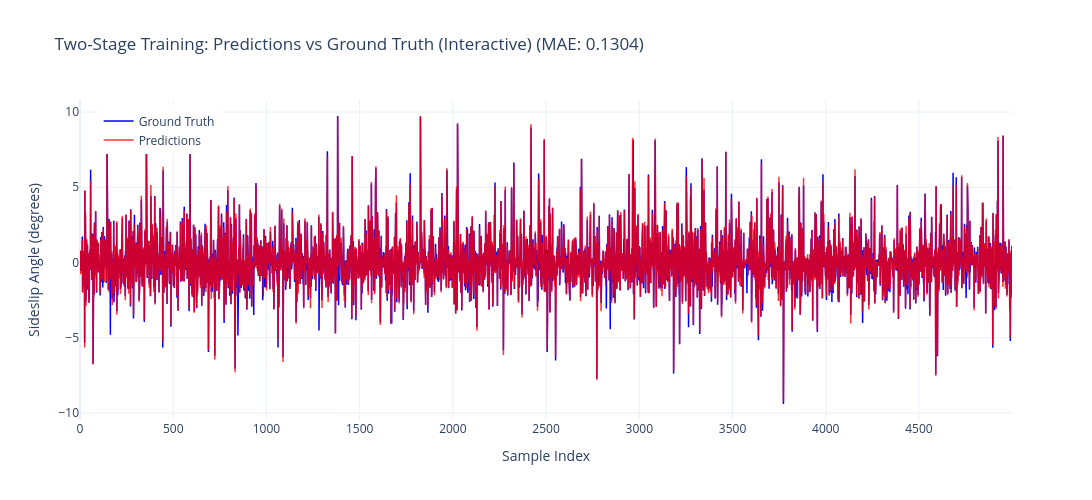

Notebook code cell kept with this figure:
### Markdown cell above
---
## 12. Interactive Predictions vs Ground Truth

### Code cell
# Interactive line plot showing predictions overlaid on ground truth
from utils.visualization import plot_predictions_vs_truth

# Get predictions from best model (two-stage)
val_preds, val_targets = get_predictions(model_2stage, val_loader, device)

fig_line = plot_predictions_vs_truth(
    val_preds, val_targets,
    title='Two-Stage Training: Predictions vs Ground Truth (Interactive)',
    max_samples=5000
)
fig_line.show()

### Figure 1 — Plotly figure (JSON) as saved in the notebook; plotly's stock layout.template omitted (floating-point values rounded to 4 significant figures; data arrays with more than 128 entries replaced by an {"elided": "..."} marker saying what was removed)
{"data": [{"hovertemplate": "Index: %{x}<br>Truth: %{y:.3f}<extra></extra>", "line": {"color": "blue", "width": 1.5}, "mode": "lines", "name": "Ground Truth", "type": "scatter", "y": {"elided": "5000 float values"}}, {"hovertemplate": "Index: %{x}<br>Pred: %{y:.3f}<extra></extra>", "line": {"color": "red", "width": 1.5}, "mode": "lines", "name": "Predictions", "opacity": 0.8, "type": "scatter", "y": {"elided": "5000 float values"}}], "layout": {"height": 500, "hovermode": "x unified", "legend": {"x": 0.02, "y": 0.98}, "title": {"text": "Two-Stage Training: Predictions vs Ground Truth (Interactive) (MAE: 0.1304)"}, "width": 1200, "xaxis": {"title": {"text": "Sample Index"}}, "yaxis": {"title": {"text": "Sideslip Angle (degrees)"}}}}
